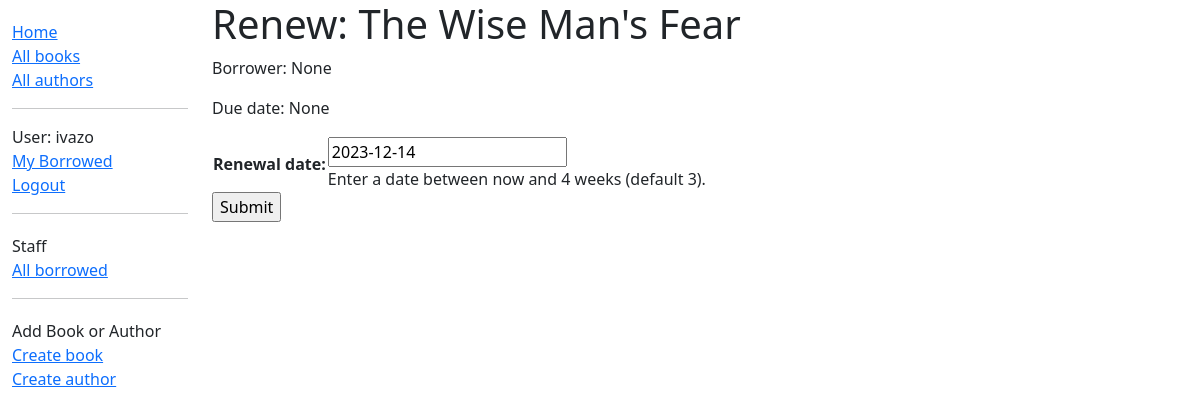
The page /catalog/book/71d799a8da7f42a9bcf2de16a59992eb/renew/ (signed in) on the database as committed earlier.
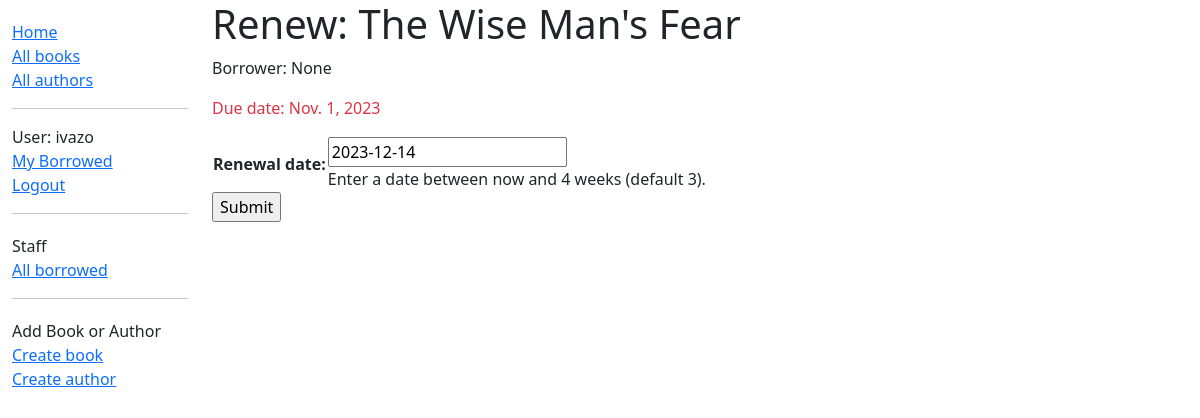
The same page on the database as committed later.
### catalog/models.py (models this page shows, shortened)
class BookInstance(models.Model):
    id = models.UUIDField(primary_key=True, default=uuid.uuid4, help_text='Unique ID for this particular book across whole library')
    book = models.ForeignKey('Book', on_delete=models.RESTRICT, null=True)
    imprint = models.CharField(max_length=200)
    due_back = models.DateField(null=True, blank=True)
    borrower = models.ForeignKey(User, on_delete=models.SET_NULL, null=True, blank=True)
    @property
    def is_overdue(self):
        if self.due_back and date.today() > self.due_back:
            return True
        return False
    LOAN_STATUS = (
        ('m', 'Maintenance'),
        ('o', 'On loan'),
        ('a', 'Available'),
        ('r', 'Reserved'),
    )
    status = models.CharField(
        max_length=1,
        choices=LOAN_STATUS,
        blank=True,
        default='m',
        help_text='Book availability',
    )
    class Meta:
        ordering = ['due_back']
        permissions = (("can_mark_returned", "Set book as returned"),)

### catalog/views.py (the view)
# urls.py: re_path(r'^book/(?P<pk>[-\w]+)/renew/$', views.renew_book_librarian, name='renew-book-librarian'),
@permission_required('catalog.can_mark_returned', raise_exception=True)
def renew_book_librarian(request, pk):
    book_instance = get_object_or_404(BookInstance, pk=pk)
    if request.method == 'POST':
        form = RenewBookForm(request.POST)
        if form.is_valid():
            book_instance.due_back = form.cleaned_data['renewal_date']
            book_instance.save()
            return HttpResponseRedirect(reverse('all-borrowed'))
    else:
        proposed_renewal_date = datetime.date.today() + datetime.timedelta(weeks=3)
        form = RenewBookForm(initial={'renewal_date': proposed_renewal_date})
    context = {
        'form': form,
        'book_instance': book_instance,
    }
    return render(request, 'catalog/book_renew_librarian.html', context)

### catalog/forms.py (shortened to what this page needs)
class RenewBookForm(forms.Form):
    renewal_date = forms.DateField(help_text="Enter a date between now and 4 weeks (default 3).")

### catalog/templates/catalog/book_renew_librarian.html (shortened to what this page needs)
{% extends "catalog/base_generic.html" %}
{% block content %}
    <h1>Renew: {{book_instance.book.title}}</h1>
    <p>Borrower: {{book_instance.borrower}}</p>
    <p{% if book_instance.is_overdue %} class="text-danger"{% endif %}>Due date: {{book_instance.due_back}}</p>
    <form action="" method="post">
        <table>
            {{ form.as_table }}
        </table>
        <input type="submit" value="Submit">
    </form>
{% endblock %}

Rows that differ between the two databases and show on the page:
changed BookInstance "None": due_back "None" → "Nov. 1, 2023"
